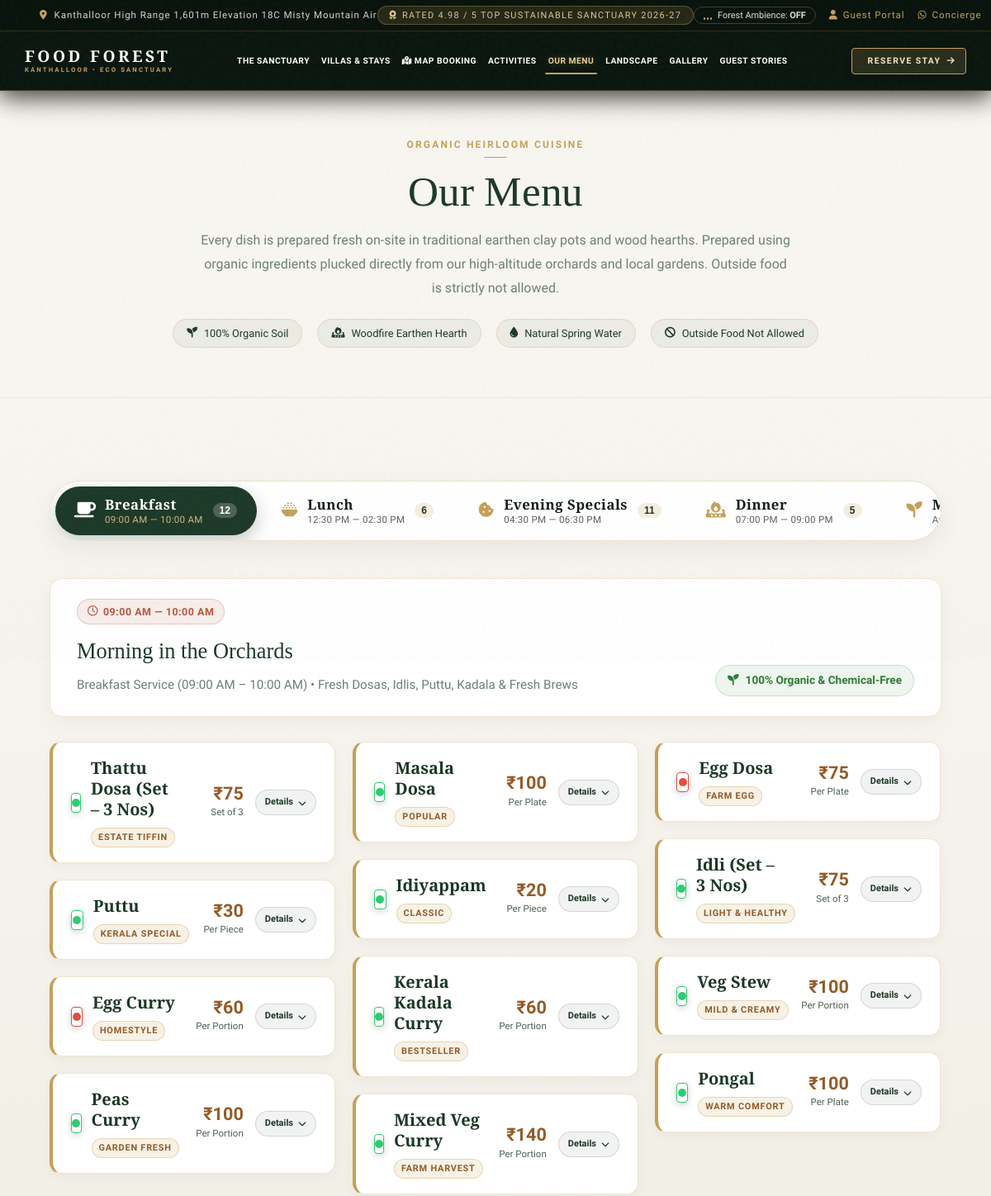
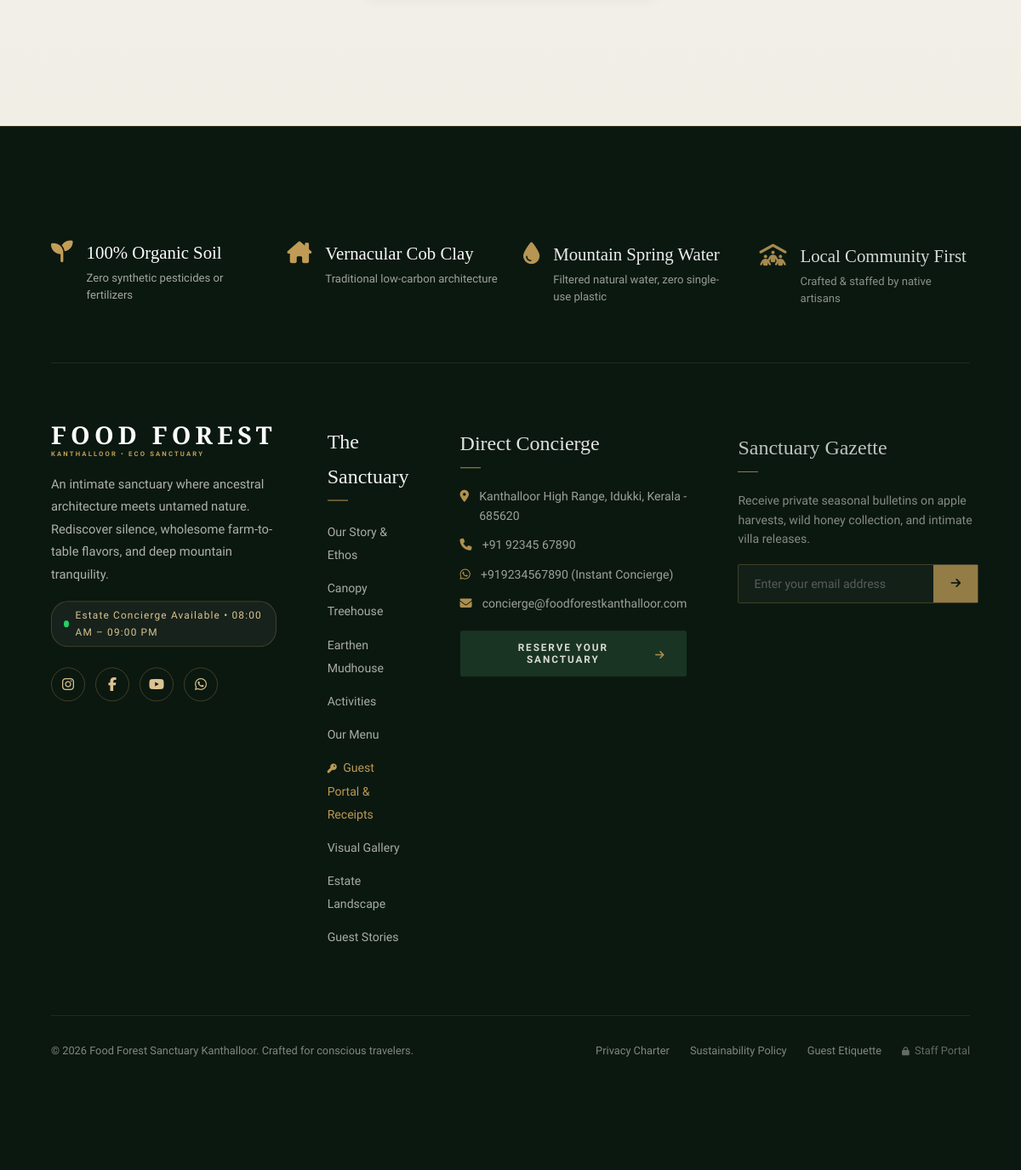
Page /menu.php on the committed database (2 pictures, top to bottom).
### tables this page shows
CREATE TABLE `food_menu` (
  `id` int(11) NOT NULL AUTO_INCREMENT,
  `category` varchar(50) NOT NULL,
  `default_meal_time` varchar(50) DEFAULT 'breakfast',
  `heading` varchar(200) NOT NULL,
  `subtitle` varchar(255) DEFAULT NULL,
  `price` decimal(10,2) NOT NULL DEFAULT 0.00,
  `price_note` varchar(100) DEFAULT 'Per Set',
  `description` text DEFAULT NULL,
  `inclusions` text DEFAULT NULL,
  `dietary_type` varchar(50) DEFAULT 'veg',
  `badge` varchar(100) DEFAULT 'Farm Fresh',
  `image_url` varchar(255) DEFAULT NULL,
  `gallery_images` text DEFAULT NULL,
  `display_order` int(11) DEFAULT 0,
  `is_active` tinyint(1) DEFAULT 1,
  `created_at` timestamp NOT NULL DEFAULT current_timestamp(),
  PRIMARY KEY (`id`)
);

### admin/includes/db.php (called while the page is built, shortened)
<?php
function get_db() {
    static $pdo = null;
    if ($pdo !== null) {
        return $pdo;
    }
    try {
        $dsn = "mysql:host=" . DB_HOST . ";port=" . DB_PORT . ";charset=" . DB_CHARSET;
        $pdo = new PDO($dsn, DB_USER, DB_PASS, [
            PDO::ATTR_ERRMODE => PDO::ERRMODE_EXCEPTION,
            PDO::ATTR_DEFAULT_FETCH_MODE => PDO::FETCH_ASSOC,
            PDO::ATTR_EMULATE_PREPARES => false
        ]);
        $pdo->exec("CREATE DATABASE IF NOT EXISTS `" . DB_NAME . "` CHARACTER SET utf8mb4 COLLATE utf8mb4_unicode_ci;");
        $pdo->exec("USE `" . DB_NAME . "`;");
        return $pdo;
    } catch (PDOException $e) {
        die("<div style='font-family:sans-serif;padding:30px;background:#101F15;color:#EAEFED;border:1px solid #C5A059;max-width:600px;margin:50px auto;border-radius:8px;'>
            <h3 style='color:#C5A059;margin-top:0;'>Estate Database Connection Error (MySQL)</h3>
            <p>" . htmlspecialchars($e->getMessage()) . "</p>
            <p style='font-size:13px;color:#A1B5A9;'>Ensure MySQL is running in your XAMPP Control Panel on host <strong>" . DB_HOST . "</strong> and port <strong>" . DB_PORT . "</strong>.</p>
        </div>");
    }
}
function get_setting($key, $default = '') {
    static $settings_cache = null;
    if ($settings_cache === null) {
        try {
            $pdo = get_db();
            $stmt = $pdo->query("SELECT setting_key, setting_value FROM settings");
            $settings_cache = [];
            while ($row = $stmt->fetch()) {
                $settings_cache[$row['setting_key']] = $row['setting_value'];
            }
        } catch (Exception $e) {
            return $default;
        }
    }
    return $settings_cache[$key] ?? $default;
}
function get_food_menu_items($category = null, $only_active = true) {
    try {
        $pdo = get_db();
        $sql = "SELECT * FROM `food_menu` WHERE 1=1";
        $params = [];
        if ($only_active) {
            $sql .= " AND is_active = 1";
        }
        $sql .= " ORDER BY display_order ASC, id ASC";
        $stmt = $pdo->prepare($sql);
        $stmt->execute($params);
        $items = $stmt->fetchAll();
        foreach ($items as &$item) {
            $inc_list = [];
            if (!empty($item['inclusions'])) {
                $lines = preg_split('/[\r\n]+/', $item['inclusions']);
                foreach ($lines as $line) {
                    $trimmed = trim($line);
                    if ($trimmed !== '') {
                        $inc_list[] = ltrim($trimmed, "-*• \t");
                    }
                }
            }
            $item['inclusions_list'] = $inc_list;
            if (!empty($item['gallery_images'])) {
                $dec = json_decode($item['gallery_images'], true);
                if (is_array($dec)) {
                    $gal_list = array_values(array_filter($dec));
                }
            }
        }
        return $items;
    } catch (Exception $e) {
        return [];
    }
}
function ensure_booking_gst_columns(PDO $pdo) {
    try {
        $checked = true;
    } catch (Exception $e) {
        error_log('GST columns migration notice: ' . $e->getMessage());
    }
}
?>

### components/dining.php (the view, shortened to what this page needs)
<?php
require_once __DIR__ . '/../admin/includes/db.php';
$menu_show_images = get_setting('menu_show_images', '1');
$menu_show_highlights = get_setting('menu_show_highlights', '1');
$currency = get_setting('currency_symbol', '₹');
$categories_meta = [
    'breakfast' => [
        'title' => 'Morning in the Orchards',
        'short_title' => 'Breakfast',
        'icon' => 'fa-solid fa-mug-saucer',
        'time' => get_setting('menu_time_breakfast', '09:00 AM — 10:00 AM'),
        'desc' => get_setting('menu_desc_breakfast', 'Morning Breakfast Service • Fresh Dosas, Idlis, Puttu, Kadala & Fresh Brews')
    ],
    'lunch' => [
        'title' => 'Claypot Hearth Feast',
        'short_title' => 'Lunch',
        'icon' => 'fa-solid fa-bowl-rice',
        'time' => get_setting('menu_time_lunch', '12:30 PM — 02:30 PM'),
        'desc' => get_setting('menu_desc_lunch', 'Lunch Service • Veg Meals, Biriyani, Fried Rice & Fresh Curries')
    ],
    'snacks' => [
        'title' => 'Plantation Tea Ritual & Snacks',
        'short_title' => 'Evening Specials',
        'icon' => 'fa-solid fa-cookie-bite',
        'time' => get_setting('menu_time_snacks', '04:30 PM — 06:30 PM'),
        'desc' => get_setting('menu_desc_snacks', 'Evening Specials • Mountain teas, filter coffees, crispy banana fry & hot fritters')
    ],
    'dinner' => [
        'title' => 'Twilight Hearth & Grills',
        'short_title' => 'Dinner',
        'icon' => 'fa-solid fa-fire-burner',
        'time' => get_setting('menu_time_dinner', '07:00 PM — 09:00 PM'),
        'desc' => get_setting('menu_desc_dinner', 'Dinner Service • Chapathi, BBQ Chicken, Paneer Butter Masala & Curries')
    ],
    'millet' => [
        'title' => 'Wholesome Ancient Millets',
        'short_title' => 'Millet Specials',
        'icon' => 'fa-solid fa-seedling',
        'time' => 'Available on Order',
        'desc' => 'Nutrient-rich ancient grains: millet dosas, biriyani, pulav & comfort kanji'
    ],
    'curries' => [
        'title' => 'Estate Curries & Sides',
        'short_title' => 'Curries & Sides',
        'icon' => 'fa-solid fa-utensils',
        'time' => 'Lunch & Dinner',
        'desc' => 'Nadan chicken, broiler, mutton, beef fry, fresh fish & vegetarian curries'
    ],
    'juices' => [
        'title' => 'Cold-Pressed Orchard Juices',
        'short_title' => 'Healthy Juices',
        'icon' => 'fa-solid fa-glass-water',
        'time' => '08:00 AM — 07:00 PM',
        'desc' => 'Pure sugarcane with strawberry, passion fruit, guava & fresh watermelon'
    ]
];
$all_menu_items = get_food_menu_items(null, true);
$items_by_category = [
    'breakfast' => [],
    'lunch' => [],
    'snacks' => [],
    'dinner' => [],
    'millet' => [],
    'curries' => [],
    'juices' => []
];
foreach ($all_menu_items as $item) {
    $cat = strtolower(trim($item['category']));
    if (isset($items_by_category[$cat])) {
        $items_by_category[$cat][] = $item;
    } else {
        $items_by_category['breakfast'][] = $item;
    }
}
?>
<section id="dining" class="dining-section section-padding <?php echo ($menu_show_images === '0' ? 'menu-no-images' : ''); ?> <?php echo ($menu_show_highlights === '0' ? 'menu-no-highlights' : ''); ?>" data-default-images="<?php echo htmlspecialchars($menu_show_images); ?>" data-default-highlights="<?php echo htmlspecialchars($menu_show_highlights); ?>">
    <div class="container">
        <div class="dining-tabs-nav-wrapper">
            <div class="dining-tabs-nav font-sans" role="tablist">
                <?php
                $first_cat = true;
                foreach ($categories_meta as $cat_key => $meta):
                    $item_count = count($items_by_category[$cat_key]);
                ?>
                    <button type="button"
                            class="dining-tab-btn <?php echo $first_cat ? 'active' : ''; ?>"
                            data-category="<?php echo $cat_key; ?>"
                            role="tab"
                            aria-selected="<?php echo $first_cat ? 'true' : 'false'; ?>">
                        <span class="dining-tab-icon"><i class="<?php echo htmlspecialchars($meta['icon']); ?>"></i></span>
                        <span class="dining-tab-label-group">
                            <span class="dining-tab-name font-serif"><?php echo htmlspecialchars($meta['short_title']); ?></span>
                            <span class="dining-tab-timing font-sans"><?php echo htmlspecialchars($meta['time']); ?></span>
                        </span>
                        <span class="dining-tab-count-pill"><?php echo $item_count; ?></span>
                    </button>
                <?php
                    $first_cat = false;
                endforeach;
                ?>
            </div>
        </div>
        <div class="dining-panes-container">
            <?php
            $first_pane = true;
            foreach ($categories_meta as $cat_key => $meta):
                $cat_items = $items_by_category[$cat_key];
            ?>
                <div class="dining-category-pane <?php echo $first_pane ? 'active' : ''; ?>"
                     id="dining-pane-<?php echo $cat_key; ?>"
                     data-pane="<?php echo $cat_key; ?>">
                    <div class="dining-category-banner">
                        <div class="dining-cat-banner-left">
                            <div class="dining-cat-timing-badge font-sans">
                                <i class="fa-regular fa-clock"></i>
                                <span><?php echo htmlspecialchars($meta['time']); ?></span>
                            </div>
                            <h4 class="dining-cat-heading font-serif"><?php echo htmlspecialchars($meta['title']); ?></h4>
                            <p class="dining-cat-subtext font-sans"><?php echo htmlspecialchars($meta['desc']); ?></p>
                        </div>
                        <div class="dining-cat-banner-right">
                            <span class="dining-farm-tag font-sans"><i class="fa-solid fa-seedling"></i> 100% Organic & Chemical-Free</span>
                        </div>
                    </div>
                    <div class="dining-items-grid">
                        <?php if (empty($cat_items)): ?>
                            <div class="dining-no-items text-center">
                                <p class="font-sans" style="color: var(--text-light);">Dishes for this ritual are prepared fresh daily upon request. Speak with our concierge for today's specials.</p>
                            </div>
                        <?php else: ?>
                            <?php foreach ($cat_items as $idx => $item):
                                $is_veg = ($item['dietary_type'] ?? 'veg') === 'veg';
                                $price_display = floatval($item['price']) > 0 ? $currency . number_format($item['price'], 0) : 'Complimentary';
                            ?>
                                <div class="dining-dish-card scroll-reveal" data-dish-id="<?php echo (int)($item['id'] ?? $idx); ?>">
                                    <div class="dining-dish-header" role="button" tabindex="0" aria-expanded="false" title="Click to view details and ingredients">
                                        <div class="dining-dish-header-left">
                                            <span class="dining-dietary-badge <?php echo $is_veg ? 'veg' : 'non-veg'; ?>" title="<?php echo $is_veg ? 'Pure Vegetarian' : 'Non-Vegetarian'; ?>">
                                                <span class="dietary-circle"></span>
                                            </span>
                                            <div class="dining-dish-title-group">
                                                <h4 class="dining-dish-heading font-serif"><?php echo htmlspecialchars($item['heading']); ?></h4>
                                                <?php if (!empty($item['badge'])): ?>
                                                    <span class="dining-badge-pill font-sans"><?php echo htmlspecialchars($item['badge']); ?></span>
                                                <?php endif; ?>
                                            </div>
                                        </div>
                                        <div class="dining-dish-header-right">
                                            <div class="dining-dish-rate font-sans">
                                                <span class="price-val"><?php echo htmlspecialchars($price_display); ?></span>
                                                <?php if (!empty($item['price_note'])): ?>
                                                    <span class="price-note"><?php echo htmlspecialchars($item['price_note']); ?></span>
                                                <?php endif; ?>
                                            </div>
                                            <span class="dining-dish-expand-pill font-sans">
                                                <span class="expand-text">Details</span>
                                                <i class="fa-solid fa-chevron-down expand-chevron"></i>
                                            </span>
                                        </div>
                                    </div>
                                </div>
                            <?php endforeach; ?>
                        <?php endif; ?>
                    </div>
                </div>
            <?php
                $first_pane = false;
            endforeach;
            ?>
        </div>
    </div>
</section>

### components/dining.php (style rules this page uses)
.dining-dish-card { background: #FFFFFF; border: 1px solid rgba(197, 160, 89, 0.28); border-left: 4px solid var(--accent-gold); border-radius: 14px; box-shadow: 0 4px 14px rgba(11, 24, 16, 0.04); transition: transform 0.45s cubic-bezier(0.25, 1, 0.5, 1), box-shadow 0.3s ease, border-color 0.3s ease; overflow: hidden; position: relative; align-self: start; }
.dining-dish-header { display: flex; align-items: center; justify-content: space-between; padding: 18px 22px; cursor: pointer; user-select: none; gap: 16px; transition: background 0.2s ease; }
.dining-dish-header-left { display: flex; align-items: center; gap: 12px; flex: 1; min-width: 0; }
.dining-dish-title-group { display: flex; align-items: center; gap: 10px; flex-wrap: wrap; min-width: 0; }
.dining-dish-heading { margin: 0; font-size: 1.25rem; color: var(--accent-green); font-weight: 600; line-height: 1.25; }
.dining-badge-pill { font-size: 0.68rem; font-weight: 700; letter-spacing: 0.8px; text-transform: uppercase; background: rgba(197, 160, 89, 0.15); color: #935B28; border: 1px solid rgba(197, 160, 89, 0.35); padding: 2px 8px; border-radius: 12px; white-space: nowrap; }
.dining-dish-header-right { display: flex; align-items: center; gap: 14px; flex-shrink: 0; }
.dining-dish-rate { text-align: right; min-width: 60px; }
.dining-dish-rate .price-val { font-size: 1.35rem; font-weight: 700; color: #935B28; display: block; line-height: 1; }
.dining-dish-rate .price-note { font-size: 0.72rem; color: var(--text-muted); display: block; margin-top: 3px; white-space: nowrap; }
.dining-dish-expand-pill { display: inline-flex; align-items: center; gap: 6px; font-size: 11px; font-weight: 700; color: var(--accent-green); background: rgba(28, 56, 38, 0.06); border: 1px solid rgba(28, 56, 38, 0.15); padding: 5px 11px; border-radius: 20px; transition: all 0.25s ease; }
.dining-dish-expand-pill .expand-chevron { font-size: 10px; transition: transform 0.3s cubic-bezier(0.16, 1, 0.3, 1); }
.dining-items-grid { display: grid; grid-template-columns: repeat(auto-fill, minmax(350px, 1fr)); gap: 20px; align-items: start; position: relative; }
.dining-items-grid.masonry-active { display: block; position: relative; width: 100%; transition: height 0.45s cubic-bezier(0.25, 1, 0.5, 1); }
.dining-items-grid.masonry-active .dining-dish-card { position: absolute; top: 0; left: 0; margin: 0; box-sizing: border-box; will-change: transform; transition: transform 0.45s cubic-bezier(0.25, 1, 0.5, 1), box-shadow 0.3s ease, border-color 0.3s ease; }

### rows in the picture
food_menu: heading "Thattu Dosa (Set – 3 Nos)", badge "ESTATE TIFFIN", price "₹75", price_note "Set of 3"
food_menu: heading "Masala Dosa", badge "POPULAR", price "₹100", price_note "Per Plate"
food_menu: heading "Egg Dosa", badge "FARM EGG", price "₹75", price_note "Per Plate"
food_menu: heading "Idli (Set – 3 Nos)", badge "LIGHT & HEALTHY", price "₹75", price_note "Set of 3"
food_menu: heading "Idiyappam", badge "CLASSIC", price "₹20", price_note "Per Piece"
food_menu: heading "Puttu", badge "KERALA SPECIAL", price "₹30", price_note "Per Piece"
food_menu: heading "Kerala Kadala Curry", badge "BESTSELLER", price "₹60", price_note "Per Portion"
food_menu: heading "Veg Stew", badge "MILD & CREAMY", price "₹100", price_note "Per Portion"
food_menu: heading "Egg Curry", badge "HOMESTYLE", price "₹60", price_note "Per Portion"
food_menu: heading "Pongal", badge "WARM COMFORT", price "₹100", price_note "Per Plate"
food_menu: heading "Peas Curry", badge "GARDEN FRESH", price "₹100", price_note "Per Portion"
food_menu: heading "Mixed Veg Curry", badge "FARM HARVEST", price "₹140", price_note "Per Portion"

### other values in the picture
$top_location "Kanthalloor High Range 1,601m Elevation 18C Misty Mountain Air"
$top_accolade "RATED 4.98 / 5 TOP SUSTAINABLE SANCTUARY 2026-27"
$client_label "Guest Portal"
$site_name "FOOD FOREST"
$site_tagline "KANTHALLOOR • ECO SANCTUARY"
$meta['short_title'] "Breakfast"
$meta['time'] "09:00 AM — 10:00 AM"
$item_count "12"
$meta['short_title'] "Lunch"
$meta['time'] "12:30 PM — 02:30 PM"
$item_count "6"
$meta['short_title'] "Evening Specials"
$meta['time'] "04:30 PM — 06:30 PM"
$item_count "11"
$meta['short_title'] "Dinner"
